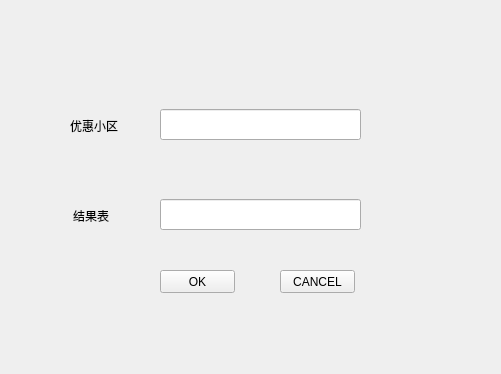
<?xml version="1.0" encoding="UTF-8"?>
<ui version="4.0">
 <class>Form</class>
 <widget class="QWidget" name="Form">
  <property name="geometry">
   <rect>
    <x>0</x>
    <y>0</y>
    <width>501</width>
    <height>374</height>
   </rect>
  </property>
  <property name="windowTitle">
   <string>Form</string>
  </property>
  <widget class="QLabel" name="label">
   <property name="geometry">
    <rect>
     <x>70</x>
     <y>110</y>
     <width>81</width>
     <height>31</height>
    </rect>
   </property>
   <property name="text">
    <string>优惠小区</string>
   </property>
  </widget>
  <widget class="QLabel" name="label_2">
   <property name="geometry">
    <rect>
     <x>73</x>
     <y>205</y>
     <width>71</width>
     <height>21</height>
    </rect>
   </property>
   <property name="text">
    <string>结果表</string>
   </property>
  </widget>
  <widget class="QPushButton" name="pushButton">
   <property name="geometry">
    <rect>
     <x>160</x>
     <y>270</y>
     <width>75</width>
     <height>23</height>
    </rect>
   </property>
   <property name="text">
    <string>OK</string>
   </property>
  </widget>
  <widget class="QPushButton" name="pushButton_2">
   <property name="geometry">
    <rect>
     <x>280</x>
     <y>270</y>
     <width>75</width>
     <height>23</height>
    </rect>
   </property>
   <property name="text">
    <string>CANCEL</string>
   </property>
  </widget>
  <widget class="QLineEdit" name="lineEdit">
   <property name="geometry">
    <rect>
     <x>160</x>
     <y>109</y>
     <width>201</width>
     <height>31</height>
    </rect>
   </property>
  </widget>
  <widget class="QLineEdit" name="lineEdit_2">
   <property name="geometry">
    <rect>
     <x>160</x>
     <y>199</y>
     <width>201</width>
     <height>31</height>
    </rect>
   </property>
  </widget>
 </widget>
 <resources/>
 <connections/>
</ui>
